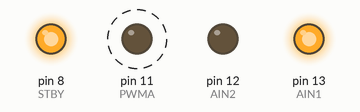
Recording of a sketch running on a simulated Arduino Uno, built with avr-gcc and run on an emulated ATmega328P. Parts: output pins drawn as LEDs (lit = HIGH). Dashed ring = blinking.

Above: at 0.3 s.
Timing chart, 0 to 3.0 s (numbered marks = the images above):
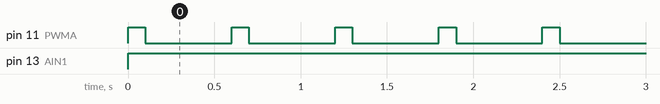

The sketch:

rev2.ino
```cpp
#define PWMA (11)
#define AIN2 (12)
#define AIN1 (13)
#define STBY (8)


void setup() {
  // put your setup code here, to run once:
  pinMode(PWMA,OUTPUT);
  pinMode(AIN2,OUTPUT);
  pinMode(AIN1,OUTPUT);
  pinMode(STBY,OUTPUT);

  digitalWrite(STBY,HIGH);
}

void loop() {
  // put your main code here, to run repeatedly:
  digitalWrite(AIN1,HIGH);
  digitalWrite(AIN2,LOW);
  analogWrite(PWMA,255);
  delay(100);
  analogWrite(PWMA,0);
  delay(500);
}
```

Measured:
- by itself, pin 11 (PWMA): alternates HIGH for 0.10 s and LOW for 0.50 s
- by itself, pin 13 (AIN1): LOW → HIGH at 0.00 s
